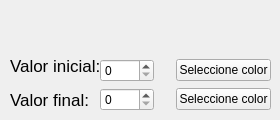
     <widget class="QWidget" name="page">
      <widget class="QWidget" name="layoutWidget">
       <property name="geometry">
        <rect>
         <x>10</x>
         <y>50</y>
         <width>261</width>
         <height>61</height>
        </rect>
       </property>
       <layout class="QGridLayout" name="gridLayout">
        <item row="0" column="0" rowspan="2" colspan="2">
         <widget class="QLabel" name="label">
          <property name="font">
           <font>
            <pointsize>13</pointsize>
           </font>
          </property>
          <property name="text">
           <string>Valor inicial: </string>
          </property>
         </widget>
        </item>
        <item row="1" column="1">
         <widget class="QSpinBox" name="sbx">
          <property name="maximum">
           <number>4096</number>
          </property>
         </widget>
        </item>
        <item row="1" column="2">
         <widget class="QLabel" name="lcolorx">
          <property name="palette">
           <palette>
            <active>
             <colorrole role="Base">
              <brush brushstyle="SolidPattern">
               <color alpha="255">
                <red>255</red>
                <green>255</green>
                <blue>255</blue>
               </color>
              </brush>
             </colorrole>
             <colorrole role="Window">
              <brush brushstyle="SolidPattern">
               <color alpha="255">
                <red>0</red>
                <green>0</green>
                <blue>0</blue>
               </color>
              </brush>
             </colorrole>
            </active>
            <inactive>
             <colorrole role="Base">
              <brush brushstyle="SolidPattern">
               <color alpha="255">
                <red>255</red>
                <green>255</green>
                <blue>255</blue>
               </color>
              </brush>
             </colorrole>
             <colorrole role="Window">
              <brush brushstyle="SolidPattern">
               <color alpha="255">
                <red>0</red>
                <green>0</green>
                <blue>0</blue>
               </color>
              </brush>
             </colorrole>
            </inactive>
            <disabled>
             <colorrole role="Base">
              <brush brushstyle="SolidPattern">
               <color alpha="255">
                <red>0</red>
                <green>0</green>
                <blue>0</blue>
               </color>
              </brush>
             </colorrole>
             <colorrole role="Window">
              <brush brushstyle="SolidPattern">
               <color alpha="255">
                <red>0</red>
                <green>0</green>
                <blue>0</blue>
               </color>
              </brush>
             </colorrole>
            </disabled>
           </palette>
          </property>
          <property name="font">
           <font>
            <pointsize>13</pointsize>
           </font>
          </property>
          <property name="text">
           <string/>
          </property>
         </widget>
        </item>
        <item row="1" column="3">
         <widget class="QPushButton" name="pbColorDialogx">
          <property name="text">
           <string>Seleccione color</string>
          </property>
         </widget>
        </item>
        <item row="2" column="0">
         <widget class="QLabel" name="label_2">
          <property name="font">
           <font>
            <pointsize>13</pointsize>
           </font>
          </property>
          <property name="text">
           <string>Valor final: </string>
          </property>
         </widget>
        </item>
        <item row="2" column="1">
         <widget class="QSpinBox" name="sby">
          <property name="maximum">
           <number>4096</number>
          </property>
         </widget>
        </item>
        <item row="2" column="2">
         <widget class="QLabel" name="lcolory">
          <property name="palette">
           <palette>
            <active>
             <colorrole role="Base">
              <brush brushstyle="SolidPattern">
               <color alpha="255">
                <red>255</red>
                <green>255</green>
                <blue>255</blue>
               </color>
              </brush>
             </colorrole>
             <colorrole role="Window">
              <brush brushstyle="SolidPattern">
               <color alpha="255">
                <red>255</red>
                <green>255</green>
                <blue>255</blue>
               </color>
              </brush>
             </colorrole>
            </active>
            <inactive>
             <colorrole role="Base">
              <brush brushstyle="SolidPattern">
               <color alpha="255">
                <red>255</red>
                <green>255</green>
                <blue>255</blue>
               </color>
              </brush>
             </colorrole>
             <colorrole role="Window">
              <brush brushstyle="SolidPattern">
               <color alpha="255">
                <red>255</red>
                <green>255</green>
                <blue>255</blue>
               </color>
              </brush>
             </colorrole>
            </inactive>
            <disabled>
             <colorrole role="Base">
              <brush brushstyle="SolidPattern">
               <color alpha="255">
                <red>255</red>
                <green>255</green>
                <blue>255</blue>
               </color>
              </brush>
             </colorrole>
             <colorrole role="Window">
              <brush brushstyle="SolidPattern">
               <color alpha="255">
                <red>255</red>
                <green>255</green>
                <blue>255</blue>
               </color>
              </brush>
             </colorrole>
            </disabled>
           </palette>
          </property>
          <property name="font">
           <font>
            <pointsize>13</pointsize>
           </font>
          </property>
          <property name="text">
           <string/>
          </property>
         </widget>
        </item>
        <item row="2" column="3">
         <widget class="QPushButton" name="pbColorDialogy">
          <property name="text">
           <string>Seleccione color</string>
          </property>
         </widget>
        </item>
       </layout>
      </widget>
     </widget>
